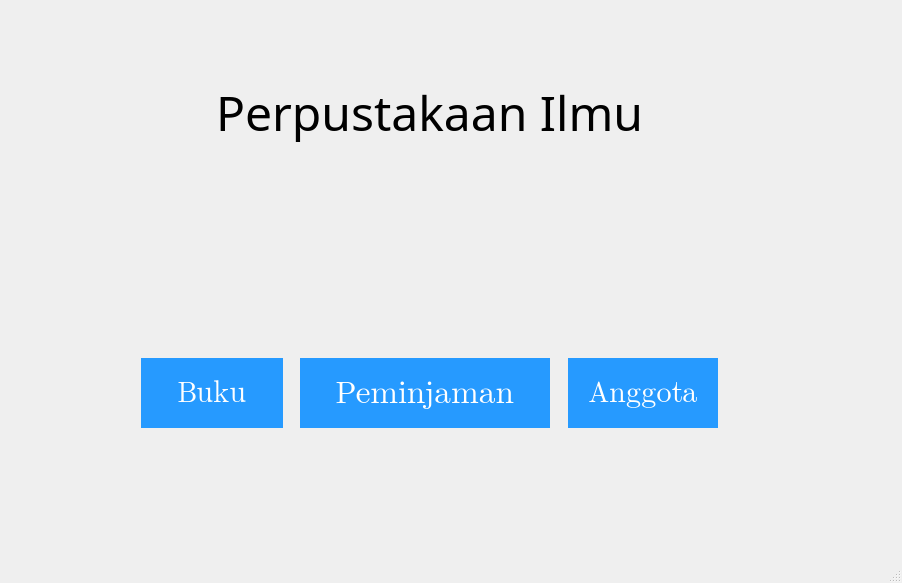
<?xml version="1.0" encoding="UTF-8"?>
<ui version="4.0">
 <class>Library</class>
 <widget class="QMainWindow" name="Library">
  <property name="geometry">
   <rect>
    <x>0</x>
    <y>0</y>
    <width>902</width>
    <height>583</height>
   </rect>
  </property>
  <property name="windowTitle">
   <string>Library</string>
  </property>
  <widget class="QWidget" name="centralwidget">
   <widget class="QWidget" name="verticalLayoutWidget">
    <property name="geometry">
     <rect>
      <x>130</x>
      <y>40</y>
      <width>599</width>
      <height>411</height>
     </rect>
    </property>
    <layout class="QVBoxLayout" name="verticalLayout">
     <item>
      <layout class="QHBoxLayout" name="horizontalLayout_2">
       <item>
        <spacer name="horizontalSpacer">
         <property name="orientation">
          <enum>Qt::Horizontal</enum>
         </property>
         <property name="sizeHint" stdset="0">
          <size>
           <width>40</width>
           <height>20</height>
          </size>
         </property>
        </spacer>
       </item>
       <item>
        <widget class="QLabel" name="label_2">
         <property name="maximumSize">
          <size>
           <width>16777215</width>
           <height>100</height>
          </size>
         </property>
         <property name="font">
          <font>
           <family>SF Pro Bold</family>
           <pointsize>36</pointsize>
          </font>
         </property>
         <property name="text">
          <string>Perpustakaan Ilmu</string>
         </property>
        </widget>
       </item>
       <item>
        <spacer name="horizontalSpacer_2">
         <property name="orientation">
          <enum>Qt::Horizontal</enum>
         </property>
         <property name="sizeHint" stdset="0">
          <size>
           <width>40</width>
           <height>20</height>
          </size>
         </property>
        </spacer>
       </item>
      </layout>
     </item>
     <item>
      <layout class="QHBoxLayout" name="horizontalLayout_3">
       <property name="topMargin">
        <number>0</number>
       </property>
       <property name="bottomMargin">
        <number>20</number>
       </property>
       <item>
        <spacer name="horizontalSpacer_3">
         <property name="orientation">
          <enum>Qt::Horizontal</enum>
         </property>
         <property name="sizeHint" stdset="0">
          <size>
           <width>40</width>
           <height>20</height>
          </size>
         </property>
        </spacer>
       </item>
       <item>
        <widget class="QLabel" name="label_4">
         <property name="maximumSize">
          <size>
           <width>150</width>
           <height>120</height>
          </size>
         </property>
         <property name="text">
          <string/>
         </property>
         <property name="pixmap">
          <pixmap resource="library-assets.qrc">:/image1/8832880.png</pixmap>
         </property>
         <property name="scaledContents">
          <bool>true</bool>
         </property>
        </widget>
       </item>
       <item>
        <spacer name="horizontalSpacer_4">
         <property name="orientation">
          <enum>Qt::Horizontal</enum>
         </property>
         <property name="sizeHint" stdset="0">
          <size>
           <width>40</width>
           <height>20</height>
          </size>
         </property>
        </spacer>
       </item>
      </layout>
     </item>
     <item>
      <layout class="QHBoxLayout" name="horizontalLayout">
       <item>
        <spacer name="horizontalSpacer_7">
         <property name="orientation">
          <enum>Qt::Horizontal</enum>
         </property>
         <property name="sizeHint" stdset="0">
          <size>
           <width>40</width>
           <height>20</height>
          </size>
         </property>
        </spacer>
       </item>
       <item>
        <widget class="QPushButton" name="bukuButton">
         <property name="minimumSize">
          <size>
           <width>0</width>
           <height>70</height>
          </size>
         </property>
         <property name="font">
          <font>
           <family>Segoe UI Emoji</family>
           <pointsize>22</pointsize>
          </font>
         </property>
         <property name="cursor">
          <cursorShape>ArrowCursor</cursorShape>
         </property>
         <property name="styleSheet">
          <string notr="true">#bukuButton {
	border: none;
	background-color: rgb(38, 154, 255);
	color: rgb(255, 255, 255);
}</string>
         </property>
         <property name="text">
          <string>     Buku     </string>
         </property>
        </widget>
       </item>
       <item>
        <spacer name="horizontalSpacer_5">
         <property name="orientation">
          <enum>Qt::Horizontal</enum>
         </property>
         <property name="sizeHint" stdset="0">
          <size>
           <width>40</width>
           <height>20</height>
          </size>
         </property>
        </spacer>
       </item>
       <item>
        <widget class="QPushButton" name="peminjamanButton">
         <property name="minimumSize">
          <size>
           <width>250</width>
           <height>70</height>
          </size>
         </property>
         <property name="font">
          <font>
           <family>Segoe UI Emoji</family>
           <pointsize>24</pointsize>
          </font>
         </property>
         <property name="styleSheet">
          <string notr="true">#peminjamanButton {
	background-color: rgb(38, 154, 255);
border: none;
	color: rgb(255, 255, 255);
}</string>
         </property>
         <property name="text">
          <string> Peminjaman </string>
         </property>
        </widget>
       </item>
       <item>
        <spacer name="horizontalSpacer_6">
         <property name="orientation">
          <enum>Qt::Horizontal</enum>
         </property>
         <property name="sizeHint" stdset="0">
          <size>
           <width>40</width>
           <height>20</height>
          </size>
         </property>
        </spacer>
       </item>
       <item>
        <widget class="QPushButton" name="anggota">
         <property name="minimumSize">
          <size>
           <width>150</width>
           <height>70</height>
          </size>
         </property>
         <property name="font">
          <font>
           <family>Segoe UI Emoji</family>
           <pointsize>22</pointsize>
           <bold>false</bold>
          </font>
         </property>
         <property name="styleSheet">
          <string notr="true">background-color: rgb(38, 154, 255);
border: none;
color: rgb(255, 255, 255);</string>
         </property>
         <property name="text">
          <string>    Anggota    </string>
         </property>
         <property name="iconSize">
          <size>
           <width>16</width>
           <height>20</height>
          </size>
         </property>
        </widget>
       </item>
       <item>
        <spacer name="horizontalSpacer_8">
         <property name="orientation">
          <enum>Qt::Horizontal</enum>
         </property>
         <property name="sizeHint" stdset="0">
          <size>
           <width>40</width>
           <height>20</height>
          </size>
         </property>
        </spacer>
       </item>
      </layout>
     </item>
    </layout>
   </widget>
   <widget class="QLabel" name="label">
    <property name="geometry">
     <rect>
      <x>-420</x>
      <y>-210</y>
      <width>1331</width>
      <height>1251</height>
     </rect>
    </property>
    <property name="styleSheet">
     <string notr="true">image: url(:/image1/pic4.png)</string>
    </property>
    <property name="text">
     <string/>
    </property>
   </widget>
   <zorder>label</zorder>
   <zorder>verticalLayoutWidget</zorder>
  </widget>
  <widget class="QMenuBar" name="menubar">
   <property name="geometry">
    <rect>
     <x>0</x>
     <y>0</y>
     <width>902</width>
     <height>21</height>
    </rect>
   </property>
  </widget>
  <widget class="QStatusBar" name="statusbar"/>
 </widget>
 <resources>
  <include location="library-assets.qrc"/>
 </resources>
 <connections/>
</ui>
